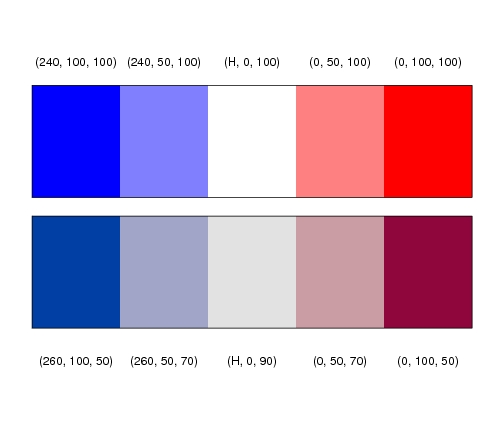

Write the R code that produced this figure.
###############################################################
### Figure 12.9: Diverging color palettes for HSV and HCL space
###############################################################
library(vcd)

par(mfrow = c(1,1), mar = c(1,1,1,1), oma = c(0,0,0,0))
plot.new()
rect(0:4/5, 0.2, 1:5/5, 0.5, border = 0, col = diverge_hcl(5, c = 100, l = c(50, 90)))
rect(0, 0.2, 1, 0.5, border = 1, col = NULL)
rect(0:4/5, 0.55, 1:5/5, 0.85, border = 0, col = diverge_hsv(5))
rect(0, 0.55, 1, 0.85, border = 1, col = NULL)
text(c(1:5/5 - 0.1), 0.11, c("(260, 100, 50)", "(260, 50, 70)", "(H, 0, 90)", "(0, 50, 70)", "(0, 100, 50)"))
text(c(1:5/5 - 0.1), 0.91, c("(240, 100, 100)", "(240, 50, 100)", "(H, 0, 100)", "(0, 50, 100)","(0, 100, 100)"))
